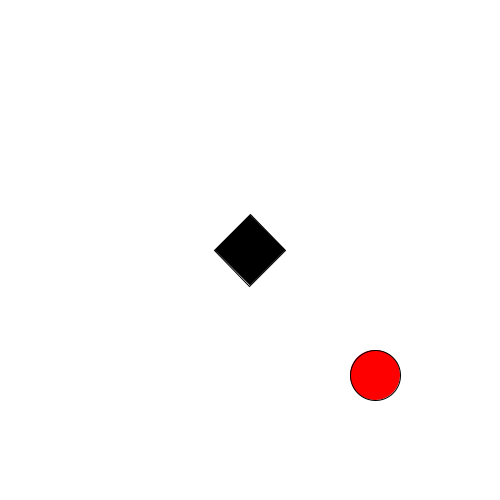
Frame 1 (no input)
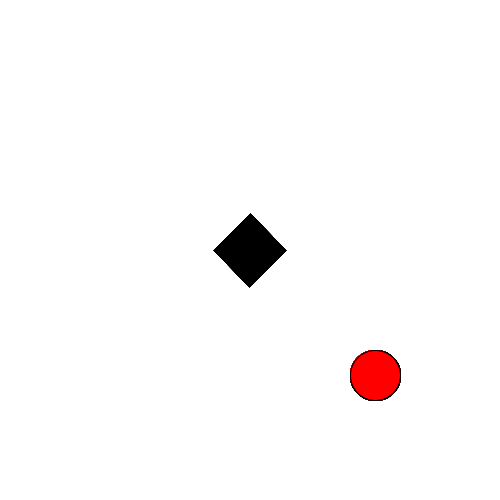
Frame 60 (the mouse pressed at the canvas centre just before this capture)
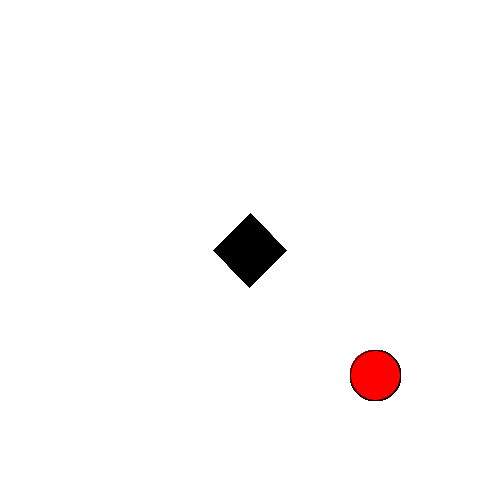
Frame 120 (the mouse held since frame 60 and released just before this capture)

The Processing sketch that drew these frames (run headless with seeded random() and noise(); from frame 60 on, the mouse is pressed at the canvas centre):

// Processing sketch: D101_Alan_Huang_LabChallenge2Part1_301362439
// ── D101_Alan_Huang_LabChallenge2Part1_301362439.pde

void setup() {
  
  size(500, 500);
  background(255);
  
}

void draw() {
  
  pushMatrix();//save state of coordinate system before
  translate(width/2, height/2); //width and height only works if size is set
  rotate(PI/4);
  fill(0);
  rect(-25, -25, 50, 50);
  popMatrix();//restore
  
  pushMatrix();
  translate(3*width/4, 3*height/4); //translate won't affect other code after popMatrix()
  fill(255, 0, 0);
  ellipse(0, 0, 50, 50);
  popMatrix();
  
}
